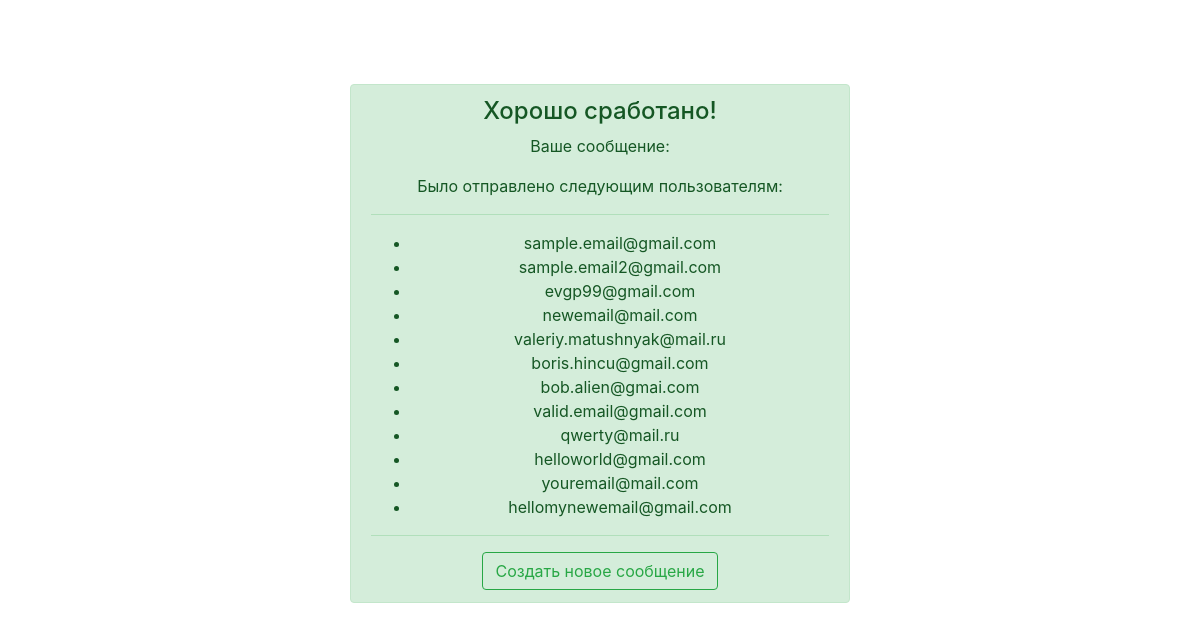
The app's page /send-message.php (signed in) with its own data.
### tables this page shows
CREATE TABLE `email` (
  `id_mail` int(11) NOT NULL,
  `email` varchar(45) NOT NULL,
  `data` date DEFAULT NULL
);

### send-message.php (the view, shortened to what this page needs)
<?php
function clean($data) {
    $data = trim($data);
    $data = stripslashes($data);
    $data = htmlspecialchars($data);
    return $data;
}
$message = clean($_POST['message']);
?>
<!DOCTYPE html>
<html lang="en" dir="ltr">
<head>
    <link rel="stylesheet" href="https://maxcdn.bootstrapcdn.com/bootstrap/4.0.0/css/bootstrap.min.css">
</head>
<body>
    <br> <br>
    <div class="container pt-3">
        <div class="row justify-content-sm-center">
            <div class="col-sm-8 col-md-6">
                <div class="text-center">
                    <div class="card-body">
                        <div class="alert alert-success" role="alert">
                            <h4 class="alert-heading">Хорошо сработано!</h4>
                            <p>Ваше сообщение: <br>
                            <b><?php echo "$message" ?></b> </p>
                            <p>Было отправлено следующим пользователям:</p>
                            <hr>
                            <ul>
                                <?php
                                require('connection.php');
                                $result = mysqli_query($conn, "SELECT email from email");
                                while ($row = mysqli_fetch_array($result)) {
                                    echo "<li>";
                                    echo $row['email'];
                                    echo "</li>";
                                }
                                ?>
                            </ul>
                            <hr>
                            <a class="btn btn-outline-success" href="menu.php">Создать новое сообщение</a>
                        </div>
                    </div>
                </div>
            </div>
        </div>
    </div>
</body>
</html>

### records on screen
email: email "sample.email@gmail.com"
email: email "sample.email2@gmail.com"
email: email "evgp99@gmail.com"
email: email "newemail@mail.com"
email: email "valeriy.matushnyak@mail.ru"
email: email "boris.hincu@gmail.com"
email: email "bob.alien@gmai.com"
email: email "valid.email@gmail.com"
email: email "qwerty@mail.ru"
email: email "helloworld@gmail.com"
email: email "youremail@mail.com"
email: email "hellomynewemail@gmail.com"
